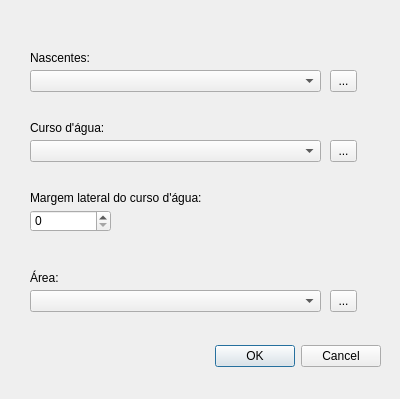
<?xml version="1.0" encoding="UTF-8"?>
<ui version="4.0">
 <class>CriaAPPDialogBase</class>
 <widget class="QDialog" name="CriaAPPDialogBase">
  <property name="geometry">
   <rect>
    <x>0</x>
    <y>0</y>
    <width>400</width>
    <height>399</height>
   </rect>
  </property>
  <property name="windowTitle">
   <string>CriaAPP</string>
  </property>
  <widget class="QDialogButtonBox" name="button_box">
   <property name="geometry">
    <rect>
     <x>40</x>
     <y>340</y>
     <width>341</width>
     <height>32</height>
    </rect>
   </property>
   <property name="orientation">
    <enum>Qt::Horizontal</enum>
   </property>
   <property name="standardButtons">
    <set>QDialogButtonBox::Cancel|QDialogButtonBox::Ok</set>
   </property>
  </widget>
  <widget class="QLabel" name="label">
   <property name="geometry">
    <rect>
     <x>30</x>
     <y>50</y>
     <width>71</width>
     <height>16</height>
    </rect>
   </property>
   <property name="text">
    <string>Nascentes:</string>
   </property>
  </widget>
  <widget class="QLabel" name="label_2">
   <property name="geometry">
    <rect>
     <x>30</x>
     <y>120</y>
     <width>101</width>
     <height>16</height>
    </rect>
   </property>
   <property name="text">
    <string>Curso d'água:</string>
   </property>
  </widget>
  <widget class="QComboBox" name="comboBox">
   <property name="geometry">
    <rect>
     <x>30</x>
     <y>70</y>
     <width>291</width>
     <height>22</height>
    </rect>
   </property>
  </widget>
  <widget class="QComboBox" name="comboBox_2">
   <property name="geometry">
    <rect>
     <x>30</x>
     <y>140</y>
     <width>291</width>
     <height>22</height>
    </rect>
   </property>
  </widget>
  <widget class="QToolButton" name="toolButton">
   <property name="geometry">
    <rect>
     <x>330</x>
     <y>70</y>
     <width>27</width>
     <height>22</height>
    </rect>
   </property>
   <property name="text">
    <string>...</string>
   </property>
  </widget>
  <widget class="QToolButton" name="toolButton_2">
   <property name="geometry">
    <rect>
     <x>330</x>
     <y>140</y>
     <width>27</width>
     <height>22</height>
    </rect>
   </property>
   <property name="text">
    <string>...</string>
   </property>
  </widget>
  <widget class="QLabel" name="label_3">
   <property name="geometry">
    <rect>
     <x>30</x>
     <y>270</y>
     <width>71</width>
     <height>16</height>
    </rect>
   </property>
   <property name="text">
    <string>Área:</string>
   </property>
  </widget>
  <widget class="QComboBox" name="comboBox_3">
   <property name="geometry">
    <rect>
     <x>30</x>
     <y>290</y>
     <width>291</width>
     <height>22</height>
    </rect>
   </property>
  </widget>
  <widget class="QToolButton" name="toolButton_3">
   <property name="geometry">
    <rect>
     <x>330</x>
     <y>290</y>
     <width>27</width>
     <height>22</height>
    </rect>
   </property>
   <property name="text">
    <string>...</string>
   </property>
  </widget>
  <widget class="QSpinBox" name="spinBox">
   <property name="geometry">
    <rect>
     <x>30</x>
     <y>210</y>
     <width>81</width>
     <height>22</height>
    </rect>
   </property>
  </widget>
  <widget class="QLabel" name="label_4">
   <property name="geometry">
    <rect>
     <x>30</x>
     <y>190</y>
     <width>241</width>
     <height>16</height>
    </rect>
   </property>
   <property name="text">
    <string>Margem lateral do curso d'água:</string>
   </property>
  </widget>
 </widget>
 <resources/>
 <connections>
  <connection>
   <sender>button_box</sender>
   <signal>accepted()</signal>
   <receiver>CriaAPPDialogBase</receiver>
   <slot>accept()</slot>
   <hints>
    <hint type="sourcelabel">
     <x>20</x>
     <y>20</y>
    </hint>
    <hint type="destinationlabel">
     <x>20</x>
     <y>20</y>
    </hint>
   </hints>
  </connection>
  <connection>
   <sender>button_box</sender>
   <signal>rejected()</signal>
   <receiver>CriaAPPDialogBase</receiver>
   <slot>reject()</slot>
   <hints>
    <hint type="sourcelabel">
     <x>20</x>
     <y>20</y>
    </hint>
    <hint type="destinationlabel">
     <x>20</x>
     <y>20</y>
    </hint>
   </hints>
  </connection>
 </connections>
</ui>
